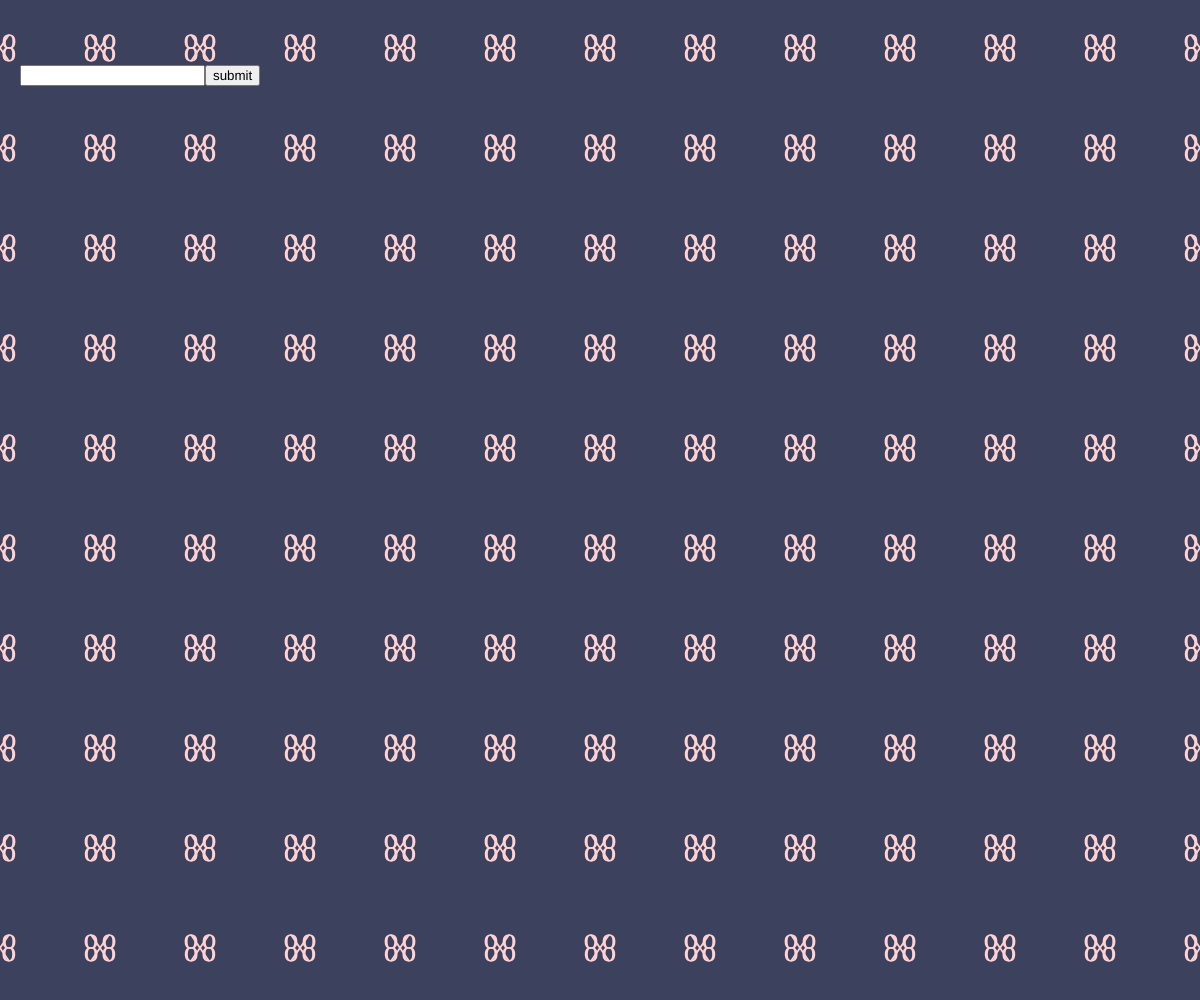
Frame 1 (no input)
Frame 60 (no input): identical to frame 1, image omitted
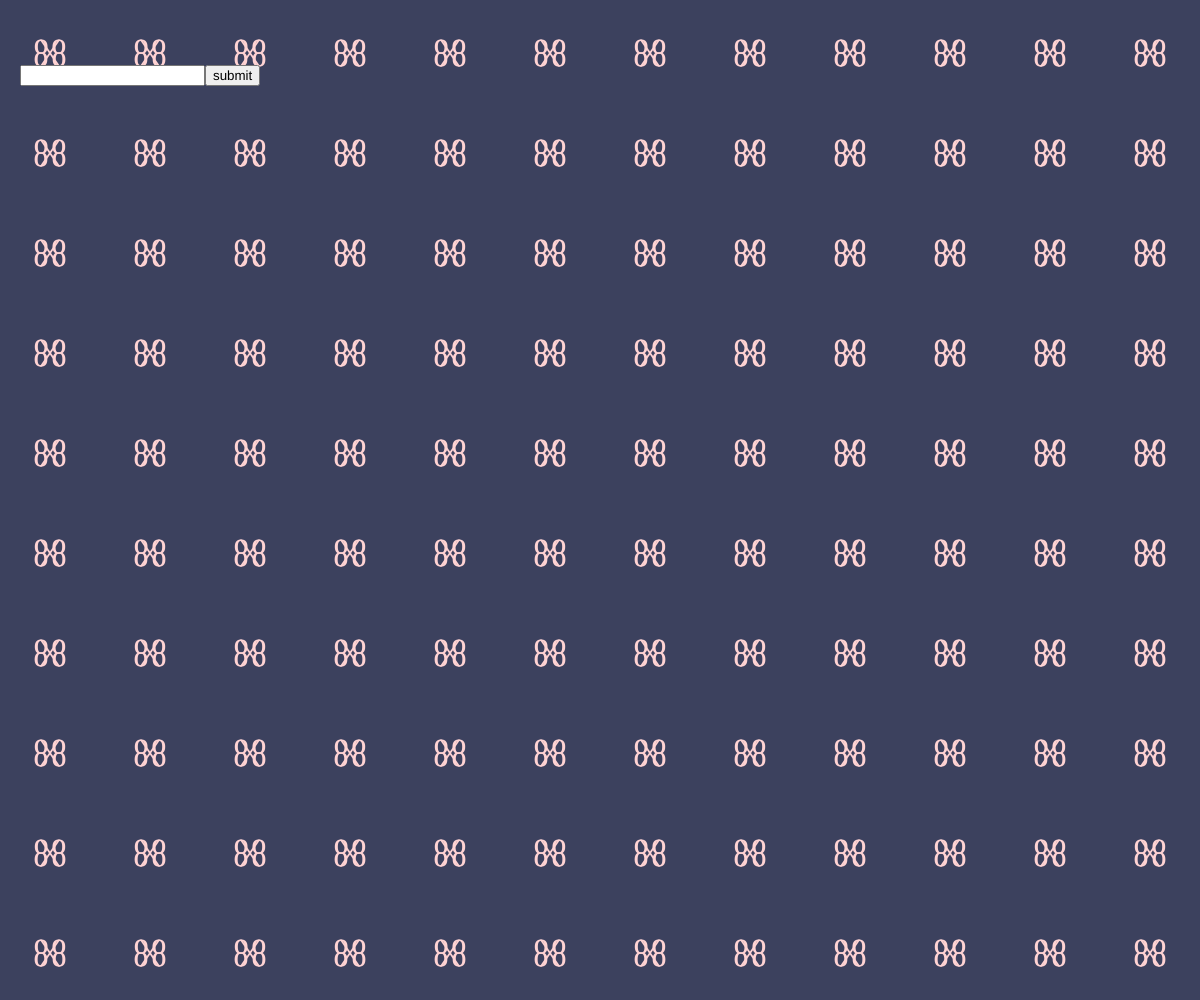
Frame 120 (the mouse pressed at the canvas centre since frame 60)

The p5.js sketch that drew these frames (run headless with seeded random() and noise() and a simulated clock; from frame 60 on, the mouse is pressed at the canvas centre):

// p5.js sketch
// ── sketch.js
let slotSize = 100;
let marginX
let marginY
let step = 1
let c = '%'
let colorsfront = [ "#ffd3d3", "#fcffa5", "#fc7afa", "#8fbdf6"]
let colorsback = ["#1a3a51", "#5c134a", "#3c415e", "#00677e"]

let c1
let c2
let input
let button 
let greeting

let fonts = [ "Monoton", "East Sea  Dokdo", "Fascinate Inline ", "Righteous"]


function setup() {

    createCanvas(windowWidth, windowHeight);

    pixelDensity(1)
    textSize(slotSize)
    textAlign(CENTER, CENTER)

    c1 = "#3c415e"
    c2 = "#ffd3d3"

    marginX = windowWidth - int((windowWidth / slotSize)) * slotSize;
    marginY = windowHeight - int((windowHeight / slotSize)) * slotSize;

     textFont('Righteous')

  input = createInput();
  input.position(20, 65);

  button = createButton('submit');
  button.position(input.x + input.width, 65);
  button.mousePressed(word);

}



function draw() {


    background(c1)


    for (var x = -slotSize / 2; x < width + slotSize; x += slotSize) {
        for (var y = -slotSize / 2; y < height + slotSize; y += slotSize) {
            push()
            textSize(40 /* map(mouseX, 0, width, 0.5, 1.5)*/)
            //textSize(slotSize)
            textAlign(CENTER, CENTER)
            fill(c2)
            translate(x,y)
            push()
            scale(1, 1)
            translate( map(mouseX, 0, windowWidth, -slotSize/2, slotSize/2), 0)
            rotate(map(mouseY, 0, height, 0, TWO_PI))
            text(c, 0, 0)
            pop()

            push()
            scale(-1, 1)
            translate( map(mouseX, 0, windowWidth, -slotSize/2, slotSize/2), 0)
            rotate(map(mouseY, 0, height, 0, TWO_PI))
            text(c, 0, 0)
            pop()


            pop()
        }




    }


}

function keyTyped() {

    c = key
}

function mouseReleased() {
    slotSize = int(random(5, 25)) * 10
    step = int(random(1, 6))
    c1 = colorsback[int(random(colorsback.length))]
    c2 = colorsfront[int(random(colorsfront.length))]
    let f = fonts[int(random(fonts.length))]
    textFont(f)


    //slotSize = int(map(mouseX, 0, width, 3, 15))*10
    marginX = windowWidth - int((windowWidth / slotSize)) * slotSize;
    marginY = windowHeight - int((windowHeight / slotSize)) * slotSize;

    console.log(slotSize, step, c1, c2, f)

}

function windowResized() {
    resizeCanvas(windowWidth, windowHeight);
    marginX = windowWidth - int((windowWidth / slotSize)) * slotSize;
    marginY = windowHeight - int((windowHeight / slotSize)) * slotSize;
}

function word(){
    c = input.value();
} 
